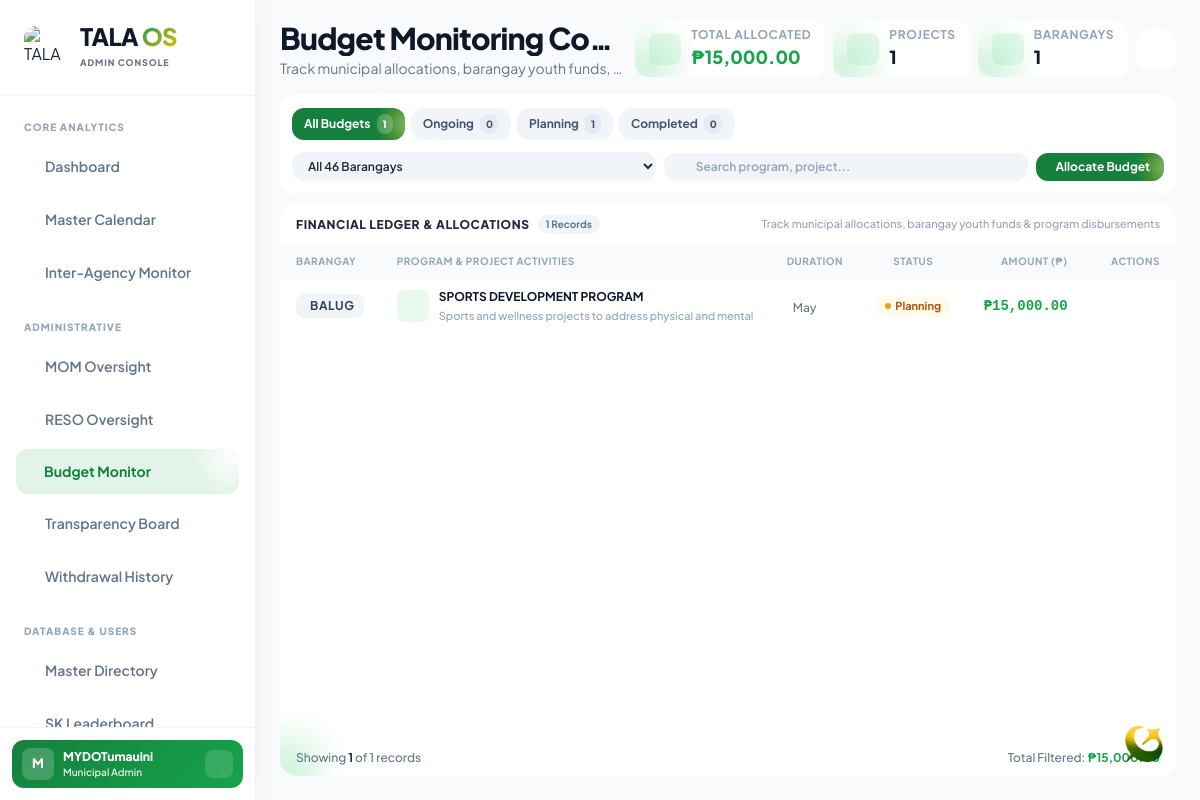
The app's page /admin_budget.php (signed in) with its own data.
### tables this page shows
CREATE TABLE `budget_monitoring` (
  `id` int(11) NOT NULL,
  `barangay` varchar(100) NOT NULL,
  `program` varchar(255) NOT NULL,
  `project_activity` varchar(255) NOT NULL,
  `duration` varchar(100) NOT NULL,
  `amount` decimal(15,2) NOT NULL,
  `created_at` timestamp NULL DEFAULT current_timestamp(),
  `updated_at` timestamp NULL DEFAULT current_timestamp() ON UPDATE current_timestamp(),
  `status` varchar(50) DEFAULT 'Planning'
);

### admin_budget.php (the view, shortened to what the rows shown need)
<?php
require_once 'db_connect.php';
$status_filter = trim($_GET['status'] ?? 'All');
$queryParams = [];
$filterQuery = !empty($queryParams) ? '?' . http_build_query($queryParams) : '';
$query = "SELECT * FROM budget_monitoring WHERE 1=1";
$params = [];
$query .= " ORDER BY created_at DESC, id DESC";
$stmt = $pdo->prepare($query);
$stmt->execute($params);
$budgets = $stmt->fetchAll(PDO::FETCH_ASSOC) ?: [];
$total_records_all = (int)$pdo->query("SELECT COUNT(*) FROM budget_monitoring")->fetchColumn();
$planning_count = (int)$pdo->query("SELECT COUNT(*) FROM budget_monitoring WHERE status = 'Planning'")->fetchColumn();
$ongoing_count = (int)$pdo->query("SELECT COUNT(*) FROM budget_monitoring WHERE status = 'Ongoing'")->fetchColumn();
$completed_count = (int)$pdo->query("SELECT COUNT(*) FROM budget_monitoring WHERE status = 'Completed'")->fetchColumn();
?>
<!DOCTYPE html>
<html lang="en" class="light">
<head>
    <script src="https://cdn.tailwindcss.com"></script>
</head>
<body class="bg-slate-50 dark:bg-zinc-950 text-slate-800 dark:text-zinc-100 antialiased flex min-h-screen lg:h-screen overflow-x-hidden overflow-y-auto lg:overflow-hidden selection:bg-[#15803d] selection:text-white dark:selection:bg-[#16a34a] dark:selection:text-white transition-colors duration-300">
    <?php include 'sidebar_admin.php'; ?>
    <main class="md:ml-64 pt-20 md:pt-4 px-3 md:px-6 pb-28 md:pb-6 custom-scrollbar flex-1 w-full transition-all duration-300 relative z-10 min-h-screen lg:h-screen overflow-y-auto flex flex-col justify-between">
        <div class="max-w-[1600px] mx-auto w-full flex-1 flex flex-col justify-start min-h-0 space-y-2.5 md:space-y-3">
            <div class="flex flex-col sm:flex-row justify-between items-start sm:items-center py-1 gap-2.5 transition-colors flex-shrink-0 xl:pr-14">
                <div class="flex items-center gap-2.5 min-w-0 w-full sm:w-auto">
                    <div class="min-w-0">
                        <h1 class="text-xl md:text-2xl lg:text-3xl font-black tracking-tight text-slate-900 dark:text-white transition-colors truncate">
                            Budget Monitoring Console
                        </h1>
                    </div>
                </div>
            </div>
            <div class="glass-card rounded-2xl p-2.5 md:p-3 transition-colors flex flex-col xl:flex-row items-stretch xl:items-center justify-between gap-2.5">
                <div class="flex items-center gap-1.5 overflow-x-auto w-full xl:w-auto custom-scrollbar py-0.5 flex-shrink-0">
                    <?php
                    $filter_tabs = [
                        ['val' => 'All', 'label' => 'All Budgets', 'count' => $total_records_all, 'active' => ($status_filter === 'All' || empty($status_filter))],
                        ['val' => 'Ongoing', 'label' => 'Ongoing', 'count' => $ongoing_count, 'active' => ($status_filter === 'Ongoing')],
                        ['val' => 'Planning', 'label' => 'Planning', 'count' => $planning_count, 'active' => ($status_filter === 'Planning')],
                        ['val' => 'Completed', 'label' => 'Completed', 'count' => $completed_count, 'active' => ($status_filter === 'Completed')],
                    ];
                    foreach ($filter_tabs as $tab):
                        $isActive = $tab['active'];
                        $pillClass = $isActive
                            ? 'btn-yellow-glow-r bg-[#15803d] hover:bg-[#166534] dark:bg-[#16a34a] dark:hover:bg-[#15803d] text-white'
                            : 'bg-slate-100 hover:bg-slate-200/90 text-slate-600 hover:text-slate-900 dark:bg-zinc-800 dark:hover:bg-zinc-700/90 dark:text-zinc-400 dark:hover:text-white';
                        $tabParams = [];
                        if ($tab['val'] !== 'All') $tabParams['status'] = $tab['val'];
                        $tabUrl = 'admin_budget.php' . (!empty($tabParams) ? '?' . http_build_query($tabParams) : '');
                    ?>
                        <a href="<?= $tabUrl ?>" class="inline-flex items-center gap-1.5 px-3 py-1.5 rounded-xl text-xs font-bold whitespace-nowrap transition-all duration-200 active:scale-[0.97] tap-effect <?= $pillClass ?>">
                            <span class="relative z-10"><?= $tab['label'] ?></span>
                            <span class="px-1.5 py-0.5 rounded-full text-[10px] font-black <?= $isActive ? 'bg-white/20 dark:bg-black/20 text-white' : 'bg-slate-200/80 dark:bg-zinc-700/80 text-slate-600 dark:text-zinc-300' ?> relative z-10"><?= $tab['count'] ?></span>
                        </a>
                    <?php endforeach; ?>
                </div>
            </div>
            <div class="glass-card card-green-glow-bl rounded-2xl overflow-hidden flex flex-col flex-1 min-h-0 transition-colors">
                <div class="overflow-x-auto overflow-y-auto flex-1 custom-scrollbar min-h-0">
                    <table class="w-full text-left border-collapse min-w-[680px] sm:min-w-[750px] md:min-w-full">
                        <thead class="sticky top-0 z-10">
                            <tr class="text-[10px] font-bold text-slate-400 dark:text-zinc-500 uppercase tracking-wider bg-slate-50/90 dark:bg-zinc-900/90 backdrop-blur-sm transition-colors">
                                <th class="py-2.5 px-3 md:px-4">Barangay</th>
                                <th class="py-2.5 px-3 md:px-4">Program & Project Activities</th>
                                <th class="py-2.5 px-3 md:px-4">Duration</th>
                                <th class="py-2.5 px-3 md:px-4 text-center">Status</th>
                                <th class="py-2.5 px-3 md:px-4 text-right">Amount (₱)</th>
                                <th class="py-2.5 px-3 md:px-4 text-right">Actions</th>
                            </tr>
                        </thead>
                        <tbody class="text-xs font-medium divide-y divide-slate-100/80 dark:divide-zinc-800/60 transition-colors">
                            <?php if (!empty($budgets)): ?>
                                <?php foreach ($budgets as $row):
                                    $status = $row['status'] ?? 'Planning';
                                ?>
                                    <tr class="hover:bg-slate-50/60 dark:hover:bg-zinc-800/30 transition-colors group">
                                        <td class="py-2.5 px-4 whitespace-nowrap align-middle">
                                            <span class="inline-flex items-center gap-1 bg-slate-100 text-slate-700 dark:bg-zinc-800 dark:text-zinc-300 px-2.5 py-1 rounded-lg text-xs font-bold uppercase tracking-wider transition-colors">
                                                <span><?= htmlspecialchars($row['barangay'] ?? '') ?></span>
                                            </span>
                                        </td>
                                        <td class="py-2.5 px-4 align-middle">
                                            <div class="flex items-center gap-2.5">
                                                <div class="w-8 h-8 rounded-lg bg-green-500/10 text-green-600 dark:text-green-500 flex items-center justify-center font-bold text-xs flex-shrink-0">
                                                </div>
                                                <div class="min-w-0 max-w-sm sm:max-w-md">
                                                    <p class="font-bold text-slate-900 dark:text-white text-xs leading-snug truncate group-hover:text-green-700 dark:group-hover:text-green-400 transition-colors">
                                                        <?= htmlspecialchars($row['program'] ?? 'Untitled Program') ?>
                                                    </p>
                                                    <p class="text-[11px] text-slate-400 dark:text-zinc-500 mt-0.5 truncate" title="<?= htmlspecialchars($row['project_activity'] ?? '') ?>">
                                                        <?= htmlspecialchars($row['project_activity'] ?? 'No activity description') ?>
                                                    </p>
                                                </div>
                                            </div>
                                        </td>
                                        <td class="py-2.5 px-4 whitespace-nowrap text-xs text-slate-500 dark:text-zinc-400 align-middle">
                                            <span class="inline-flex items-center gap-1.5 font-medium">
                                                <span><?= htmlspecialchars($row['duration'] ?? 'N/A') ?></span>
                                            </span>
                                        </td>
                                        <td class="py-2.5 px-4 text-center align-middle whitespace-nowrap">
                                            <?php if ($status === 'Completed'): ?>
                                                <span class="inline-flex items-center gap-1 px-2.5 py-0.5 rounded-full text-[11px] font-bold bg-green-50 dark:bg-green-500/10 text-green-700 dark:text-green-400">
                                                    <span class="w-1.5 h-1.5 rounded-full bg-green-500"></span> Completed
                                                </span>
                                            <?php elseif ($status === 'Ongoing'): ?>
                                                <span class="inline-flex items-center gap-1 px-2.5 py-0.5 rounded-full text-[11px] font-bold bg-blue-50 dark:bg-blue-500/10 text-blue-700 dark:text-blue-400">
                                                    <span class="w-1.5 h-1.5 rounded-full bg-blue-500"></span> Ongoing
                                                </span>
                                            <?php else: ?>
                                                <span class="inline-flex items-center gap-1 px-2.5 py-0.5 rounded-full text-[11px] font-bold bg-amber-50 dark:bg-amber-500/10 text-amber-700 dark:text-amber-400">
                                                    <span class="w-1.5 h-1.5 rounded-full bg-amber-500"></span> Planning
                                                </span>
                                            <?php endif; ?>
                                        </td>
                                        <td class="py-2.5 px-4 text-right align-middle whitespace-nowrap">
                                            <span class="font-black text-green-600 dark:text-green-500 text-xs md:text-sm font-mono">
                                                ₱<?= number_format($row['amount'] ?? 0, 2) ?>
                                            </span>
                                        </td>
                                        <td class="py-2.5 px-4 text-right align-middle whitespace-nowrap">
                                            <div class="flex items-center justify-end gap-1">
                                                <button type="button" onclick="editBudgetModal(<?= htmlspecialchars(json_encode($row), ENT_QUOTES, 'UTF-8') ?>)" class="w-7 h-7 inline-flex items-center justify-center rounded-lg text-slate-400 hover:text-green-600 dark:hover:text-green-400 hover:bg-green-50 dark:hover:bg-green-500/10 transition-colors tap-effect" title="Edit Allocation">
                                                </button>
                                                <a href="?delete_id=<?= $row['id'] ?><?= $filterQuery ?>" onclick="return confirm('Confirm Deletion: Permanently remove this budget allocation record?')" class="w-7 h-7 inline-flex items-center justify-center rounded-lg text-slate-400 hover:text-rose-600 dark:hover:text-rose-400 hover:bg-rose-50 dark:hover:bg-rose-500/10 transition-colors tap-effect" title="Delete Allocation">
                                                </a>
                                            </div>
                                        </td>
                                    </tr>
                                <?php endforeach; ?>
                            <?php endif; ?>
                        </tbody>
                    </table>
                </div>
            </div>
        </div>
    </main>
</body>
</html>

### records on screen
budget_monitoring: status "Planning", id "1", barangay "BALUG", program "SPORTS DEVELOPMENT PROGRAM", project_activity "Sports and wellness projects to address physical and mental", duration "May", amount "15,000.00"

### other values on screen
substr($admin_name, 0, 1) "M"
$admin_name "MYDOTumauini"
$total_allocated_all "15,000.00"
$total_records_all "1"
$unique_barangays_count "1"
$tab['label'] "All Budgets"
$tab['count'] "1"
$tab['label'] "Ongoing"
$tab['count'] "0"
$tab['label'] "Completed"
$current_filtered_count "1"
count($budgets) "1"
$filtered_sum "15,000.00"
